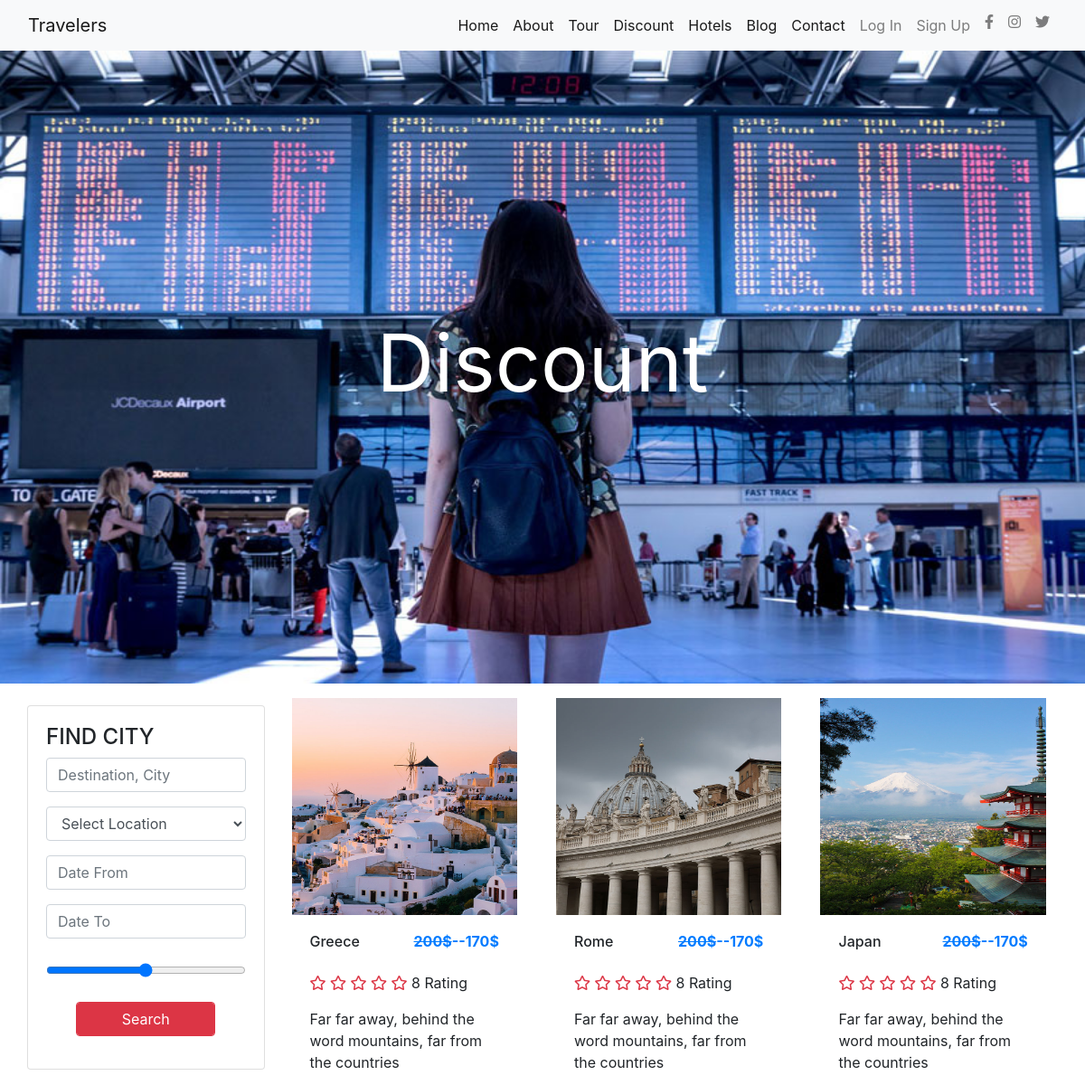
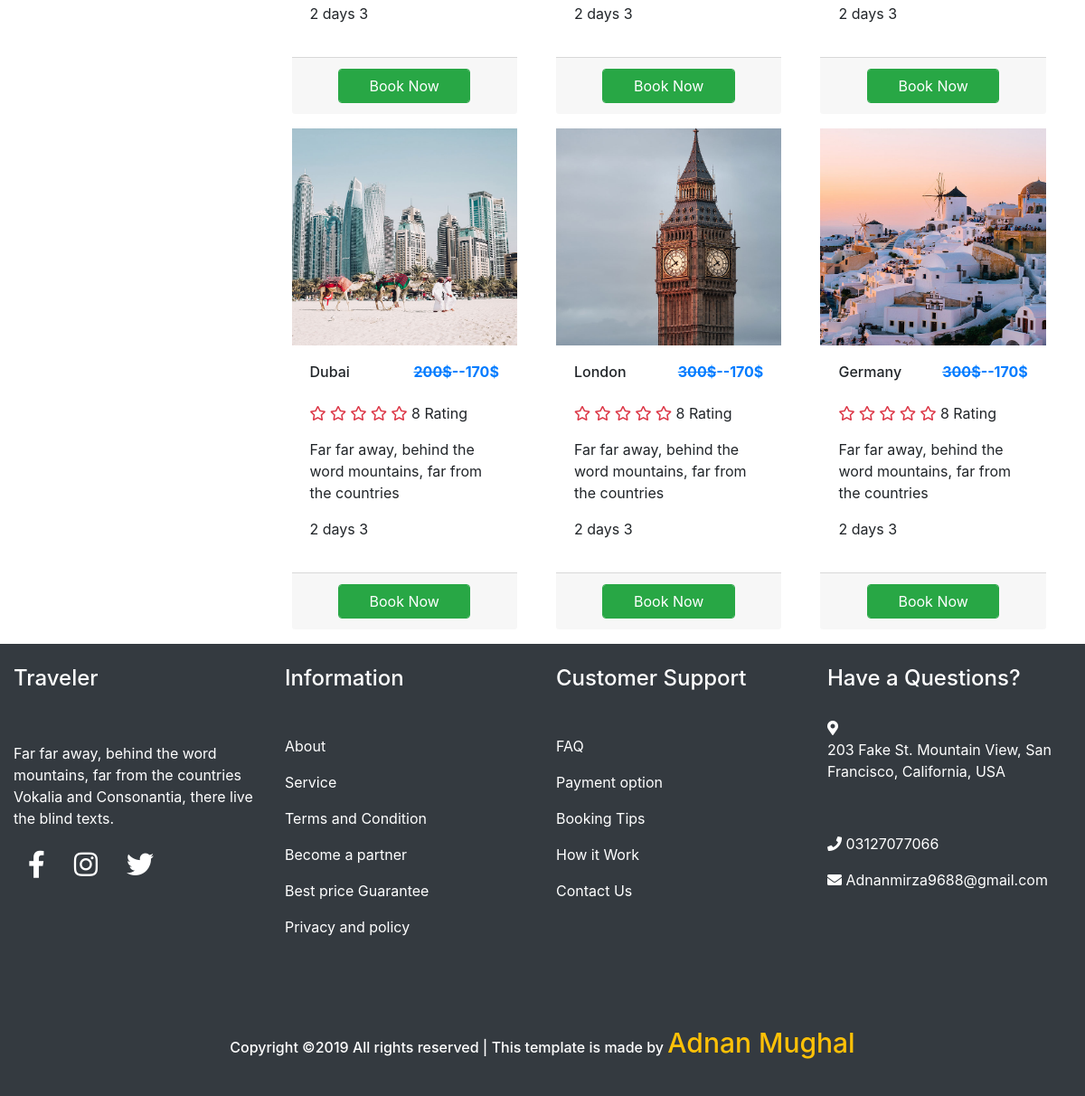
Page /discount.php on the committed database (2 pictures, top to bottom).
### tables this page shows
CREATE TABLE `discountmenu` (
  `id` int(11) NOT NULL,
  `pic` varchar(200) NOT NULL,
  `name` text NOT NULL,
  `price` varchar(25) NOT NULL,
  `discount` varchar(30) NOT NULL,
  `dis` varchar(100) NOT NULL
);

### discount.php (the view, shortened to what this page needs)
<?php
include("navbar.php");
?>
<div class="container-fluid">
	 <div class="row align-items-center justify-content-center"  style="height: 700px; background-image: url(img/image_7.jpg); background-size: 100% 100%;">
      <div class="col-sm-12">
        <h1 class="text-center display-2 text-white "><b>Discount</b></h1>
      </div>
    </div>
<div class="container-fluid">
  <div class="row">
    <div class=" col-md-3 ">
      <div class="card mt-4">
          <div class="card-body">
            <h4>FIND CITY</h4>
            <form action="">
              <div class="form-group">
                <input class="form-control" type="text" placeholder="Destination, City">
              </div>
              <div class="form-group">
              <select class="form-control">
              <option value="">Select Location</option>
                </select>
              </div>
              <div class="form-group">
                <input type="data" class="form-control" placeholder="Date From">
              </div>
              <div class="form-group">
                <input type="data" class="form-control" placeholder="Date To">
              </div>
              <div class="form-group">
                <input type="range" class="form-control">
              </div>
              <div class="form-group text-sm-center ">
                <a href="datainput.php" role="button" class="form-control btn btn-danger" style="width: 70%;">Search</a>
              </div>
            </form>
          </div>
        </div>
    </div>
      <div class="col-sm-9">
  <?php
$query = "select * from discountmenu ";
$select = mysqli_query($con, $query);
?>
  <div class="row ">
           <?php
while ($row = mysqli_fetch_assoc($select)) {
?>
    <div class=" col-sm-12 col-lg-4">
      <div class="card border-0 pt-3" style="width:95%;">
        <div class="card-img card-img-top"><img src="uplode/<?php echo $row['pic'] ?>" style="width: 100%; height: 240px;" alt=""></div>
        <div class="card-body">
     <h6 class="d-flex justify-content-between"><?php echo $row['name'] ?> <p class="text-primary font-weight-bold"><del><?php echo $row['price'] ?></del>--<?php echo $row['discount'] ?></p></h6>
        <p>
                <i class="far fa-star text-danger"></i>
                <i class="far fa-star text-danger"></i>
                <i class="far fa-star text-danger"></i>
                <i class="far fa-star text-danger"></i>
                <i class="far fa-star text-danger"></i>
                <span>8 Rating</span>
                </p>
               <?php echo $row['dis']?>
        </div>
          <div class="card-footer text-sm-center"><a href="login.php?id=<?php echo $row['id'];  ?>" role="button" class="form-control btn btn-success" style="width: 70%;">Book Now</a></div>
      </div>
    </div>
<?php
}
?>
  </div>
    </div>
</div>
</div>
</div>
<?php
include("fotter.php");
?>

### navbar.php (shortened to what this page needs)
<!DOCTYPE html>
<html lang="en">
<head>
	<link rel="stylesheet" href="https://stackpath.bootstrapcdn.com/bootstrap/4.3.1/css/bootstrap.min.css">
	<link rel="stylesheet" href="https://use.fontawesome.com/releases/v5.8.2/css/all.css">
</head>
<body>
 <div class="container-fluid">
      <div class="row  bg-light">
        <div class="col-12">
          <nav class="navbar navbar-expand-lg navbar-light">
        <a class="navbar-brand" href="index.php">Travelers</a>
        <div class="collapse navbar-collapse" id="adn">
          <ul class="navbar-nav ml-auto">
            <li class="nav-item active "><a href="index" class="nav-link">Home</a></li>
            <li class="nav-item active"><a href="about" class="nav-link">About</a></li>
            <li class="nav-item active"><a href="tour" class="nav-link">Tour</a></li>
            <li class="nav-item active"><a href="discount" class="nav-link">Discount</a></li>
            <li class="nav-item active"><a href="hotel" class="nav-link">Hotels</a></li>
            <li class="nav-item active"><a href="blog" class="nav-link">Blog</a></li>
            <li class="nav-item active"><a href="contactus" class="nav-link">Contact</a></li>
        <?php
if (empty($_SESSION['id'])) {
 echo '        <li class="nav-item "><a href="login.php"class="nav-link">Log In</a></li>
        <li class="nav-item"><a href="signup.php" class="nav-link">Sign Up</a></li>';
}
         ?>
            <li class="nav-item">
          <a href="https://web.facebook.com/?stype=lo&jlou=Afehl28Wgu1irLKCHRX7zRfR3pa9Miypy4GpDydZWCiNihGAUyOI2RPGTJ2IOxyu350ebajUYnFnLOwfUNKDos40ZRi_zKftXSVkM5_0AVQ03w&smuh=16837&lh=Ac8q-TFKNLvs9nDm" target="empty"><i class="fab fa-facebook-f nav-link" title="Facebook"></i></a>
        </li>
          <li class="nav-item">
          <a href="https://www.instagram.com/" target="empty"><i class="fab fa-instagram nav-link" title="Instagram"></i></a>
        </li>
        <li class="nav-item">
          <a href="https://twitter.com/login" target="empty"><i class="fab fa-twitter nav-link" title="Twitter"></i></a>
        </li>
          </ul>
        </div>
    </nav>
        </div>
      </div>
    </div>

### fotter.php (shortened to what this page needs)
<div class="container-fluid">
<div class="row bg-dark mt-3" style="min-height: 500px;">
      <div class="col-sm-12 col-lg-3 text-white">
        <h4 class="mt-4">Traveler</h4>
        <p class=" pt-5">Far far away, behind the word mountains, far from the countries Vokalia and Consonantia, there live the blind texts.</p>
        <ul class="d-flex list-unstyled" style="font-size: 30px;">
           <li>
        <a href="https://web.facebook.com/?stype=lo&jlou=Afehl28Wgu1irLKCHRX7zRfR3pa9Miypy4GpDydZWCiNihGAUyOI2RPGTJ2IOxyu350ebajUYnFnLOwfUNKDos40ZRi_zKftXSVkM5_0AVQ03w&smuh=16837&lh=Ac8q-TFKNLvs9nDm" target="empty"><i class="fab fa-facebook-f nav-link text-white"></i></a>
      </li>
        <li>
        <a href="https://www.instagram.com/" target="empty"><i class="fab fa-instagram nav-link text-white"></i></a>
      </li>
      <li >
        <a href="https://twitter.com/login" target="empty"><i class="fab fa-twitter nav-link text-white"></i></a>
      </li>
        </ul>
      </div>
      <div class="col-sm-12 col-lg-3 text-white">
          <h4 class="mt-4">Information</h4>
          <ul class="list-unstyled pt-4">
            <li class="pt-3"><a class="text-white" href="about.php">About</a></li>
            <li class="pt-3"><a class="text-white" href="">Service</a></li>
            <li class="pt-3"><a class="text-white" href="">Terms and Condition</a></li>
            <li class="pt-3"><a class="text-white" href="">Become a partner</a></li>
            <li class="pt-3"><a class="text-white" href="">Best price Guarantee</a></li>
            <li class="pt-3"><a class="text-white" href="">Privacy and policy</a></li>
          </ul>
      </div>
      <div class="col-sm-12 col-lg-3">
        <h4 class="text-white mt-4">Customer Support</h4>
        <ul class="list-unstyled pt-4">
            <li class="pt-3"><a class="text-white" href="">FAQ</a></li>
            <li class="pt-3"><a class="text-white" href="">Payment option</a></li>
            <li class="pt-3"><a class="text-white" href="">Booking Tips</a></li>
            <li class="pt-3"><a class="text-white" href="">How it Work</a></li>
            <li class="pt-3"><a class="text-white" href="contactus.php">Contact Us</a></li>
          </ul>
      </div>
      <div class="col-sm-12 col-lg-3 text-white">
        <h4 class="text-white mt-4">Have a Questions?</h4>
         <i class="fas fa-map-marker-alt text-white pt-4"></i>
         <p>  203 Fake St. Mountain View, San Francisco, California, USA</p>
          <ul class="list-unstyled pt-4">
            <li class="pt-3"><a href="" class="text-white"><i class="fas fa-phone"></i> 03127077066</a></li>
            <li class="pt-3"><a href="" class="text-white"><i class="fas fa-envelope"></i> Adnanmirza9688@gmail.com</a></li>
          </ul>
      </div>
      <div class="col text-white text-center pt-5"><h6>Copyright ©2019 All rights reserved | This template is made by <span class="text-warning" style="font-size: 30px;">Adnan Mughal</span>  </h6></div>
    </div>
    </div>
</body>
</html>

### rows in the picture
discountmenu: pic (picture), name "Greece", price "200$", discount "170$", dis "Far far away, behind the word mountains, far from the countries 2 days 3"
discountmenu: pic (picture), name "Rome", price "200$", discount "170$", dis "Far far away, behind the word mountains, far from the countries 2 days 3"
discountmenu: pic (picture), name "Japan", price "200$", discount "170$", dis "Far far away, behind the word mountains, far from the countries 2 days 3"
discountmenu: pic (picture), name "Dubai", price "200$", discount "170$", dis "Far far away, behind the word mountains, far from the countries 2 days 3"
discountmenu: pic (picture), name "London", price "300$", discount "170$", dis "Far far away, behind the word mountains, far from the countries 2 days 3"
discountmenu: pic (picture), name "Germany", price "300$", discount "170$", dis "Far far away, behind the word mountains, far from the countries 2 days 3"
